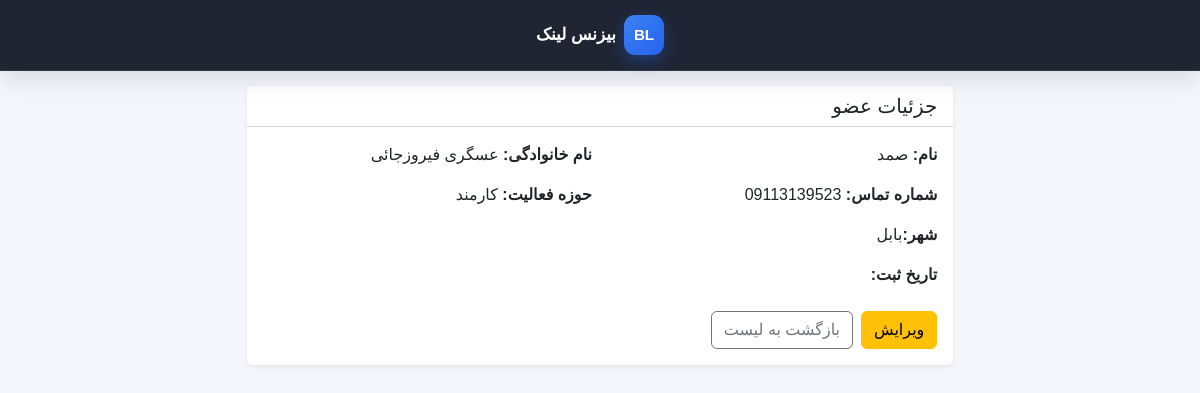
The app's page /members/3/ (signed in) with its own data.
### core/models.py (models this page shows, shortened)
class Member(models.Model):
    first_name = models.CharField(max_length=50, verbose_name="نام")
    last_name = models.CharField(max_length=50, verbose_name="نام خانوادگی")
    city = models.CharField(max_length=50,verbose_name="شهر",null=True,blank=True)
    phone_regex = RegexValidator(
        regex=r"^09\d{9}$",
        message="شماره تماس باید با 09 شروع شود و 11 رقم باشد."
    )
    phone_number = models.CharField(
        max_length=11,
        unique=True,
        validators=[phone_regex],
        verbose_name="شماره تماس"
    )
    job_category = models.ForeignKey(
        JobCategory,
        on_delete=models.SET_NULL,
        null=True,
        blank=True,
        related_name="members",
        verbose_name="حوزه فعالیت"
    )
    created_at = models.DateTimeField(auto_now_add=True)
    class Meta:
        verbose_name = "عضو"
        verbose_name_plural = "اعضا"
        ordering = ["-created_at"]

class JobCategory(models.Model):
    name = models.CharField(max_length=100, unique=True, verbose_name="حوزه فعالیت")
    created_at = models.DateTimeField(auto_now_add=True)
    class Meta:
        verbose_name = "حوزه کاری"
        verbose_name_plural = "حوزه‌های کاری"
        ordering = ["name"]
    def __str__(self):
        return self.name

### core/views.py (the view)
# urls.py: path('members/<int:pk>/', views.MemberDetailView.as_view(), name='member_detail'),
class MemberDetailView(LoginRequiredMixin, DetailView):
    login_url = "/admin/login/"
    model = Member
    template_name = "core/member_detail.html"
    context_object_name = "member"

### core/templatetags/jalali.py (called while the page is built)
@register.filter
def to_jalali(value, fmt="%Y/%m/%d - %H:%M"):
    if not value:
        return "-"
    try:
        return jdatetime.datetime.fromgregorian(datetime=value).strftime(fmt)
    except Exception:
        return value

### templates/core/member_detail.html (shortened to what this page needs)
{% extends 'core/base.html' %}
{% load jalali %}
{% load jalali tz %}
{% block content %}
<div class="container-fluid px-2 px-md-3">
    <div class="row justify-content-center">
        <div class="col-12 col-lg-8">
            <div class="card border-0 shadow-sm">
                <div class="card-header bg-white">
                    <h5 class="mb-0">جزئیات عضو</h5>
                </div>
                <div class="card-body">
                    <div class="row g-3">
                        <div class="col-12 col-md-6"><strong>نام:</strong> {{ member.first_name }}</div>
                        <div class="col-12 col-md-6"><strong>نام خانوادگی:</strong> {{ member.last_name }}</div>
                        <div class="col-12 col-md-6"><strong>شماره تماس:</strong> {{ member.phone_number }}</div>
                        <div class="col-12 col-md-6"><strong>حوزه فعالیت:</strong> {{ member.job_category|default:"-" }}</div>
                        <div class="col-12 col-md-6"><strong>شهر:</strong>{{ member.city }}</div>
                        <div class="col-12"><strong>تاریخ ثبت:</strong> {{ member.created_at|localtime|to_jalali:"%Y/%m/%d - %H:%M" }}</div>
                    </div>
                    <div class="d-flex gap-2 mt-4">
                        <a href="{% url 'edit_member' member.pk %}" class="btn btn-warning">ویرایش</a>
                        <a href="{% url 'member_list' %}" class="btn btn-outline-secondary">بازگشت به لیست</a>
                    </div>
                </div>
            </div>
        </div>
    </div>
</div>
{% endblock %}

### templates/core/base.html (style rules this page uses)
:root { --app-bg: #f4f6fb; --app-surface: rgba(17, 24, 39, 0.94); --app-surface-border: rgba(255, 255, 255, 0.08); --app-text: #ffffff; --app-text-soft: rgba(255, 255, 255, 0.72); --app-primary: #3b82f6; --app-primary-dark: #2563eb; --app-shadow: 0 8px 24px rgba(15, 23, 42, 0.12); --app-radius-sm: 10px; --app-radius-md: 14px; --app-transition: all 0.2s ease; }
*, *::before, *::after { box-sizing: border-box; }
html, body { min-height: 100%; margin: 0; padding: 0; background: var(--app-bg); font-family: Vazirmatn, sans-serif; }
body { color: #111827; }
a, button { -webkit-tap-highlight-color: transparent; }

### records on screen
Member: first_name "صمد", last_name "عسگری فیروزجائی", phone_number "09113139523", job_category "کارمند", city "بابل"
